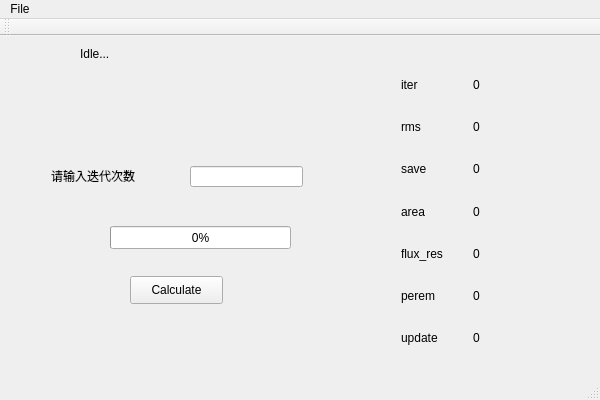
<?xml version="1.0" encoding="UTF-8"?>
<ui version="4.0">
 <class>MeshAppClass</class>
 <widget class="QMainWindow" name="MeshAppClass">
  <property name="geometry">
   <rect>
    <x>0</x>
    <y>0</y>
    <width>600</width>
    <height>400</height>
   </rect>
  </property>
  <property name="windowTitle">
   <string>MeshApp</string>
  </property>
  <widget class="QWidget" name="centralWidget">
   <widget class="QLabel" name="status">
    <property name="geometry">
     <rect>
      <x>80</x>
      <y>10</y>
      <width>421</width>
      <height>16</height>
     </rect>
    </property>
    <property name="text">
     <string>Idle...</string>
    </property>
   </widget>
   <widget class="QPushButton" name="calculateButton">
    <property name="geometry">
     <rect>
      <x>130</x>
      <y>240</y>
      <width>93</width>
      <height>28</height>
     </rect>
    </property>
    <property name="text">
     <string>Calculate</string>
    </property>
   </widget>
   <widget class="QProgressBar" name="calculate_pb">
    <property name="geometry">
     <rect>
      <x>110</x>
      <y>190</y>
      <width>181</width>
      <height>23</height>
     </rect>
    </property>
    <property name="value">
     <number>0</number>
    </property>
    <property name="textVisible">
     <bool>true</bool>
    </property>
   </widget>
   <widget class="QWidget" name="verticalLayoutWidget">
    <property name="geometry">
     <rect>
      <x>390</x>
      <y>20</y>
      <width>160</width>
      <height>311</height>
     </rect>
    </property>
    <layout class="QVBoxLayout" name="verticalLayout_5">
     <item>
      <layout class="QHBoxLayout" name="horizontalLayout_8">
       <item>
        <widget class="QLabel" name="label_14">
         <property name="text">
          <string>iter</string>
         </property>
        </widget>
       </item>
       <item>
        <widget class="QLabel" name="iter_label">
         <property name="text">
          <string>0</string>
         </property>
        </widget>
       </item>
      </layout>
     </item>
     <item>
      <layout class="QHBoxLayout" name="horizontalLayout_7">
       <item>
        <widget class="QLabel" name="label_12">
         <property name="text">
          <string>rms</string>
         </property>
        </widget>
       </item>
       <item>
        <widget class="QLabel" name="rms_label">
         <property name="text">
          <string>0</string>
         </property>
        </widget>
       </item>
      </layout>
     </item>
     <item>
      <layout class="QHBoxLayout" name="horizontalLayout_6">
       <item>
        <widget class="QLabel" name="label_7">
         <property name="text">
          <string>save</string>
         </property>
        </widget>
       </item>
       <item>
        <widget class="QLabel" name="save_label">
         <property name="text">
          <string>0</string>
         </property>
        </widget>
       </item>
      </layout>
     </item>
     <item>
      <layout class="QHBoxLayout" name="horizontalLayout_5">
       <item>
        <widget class="QLabel" name="label_8">
         <property name="text">
          <string>area</string>
         </property>
        </widget>
       </item>
       <item>
        <widget class="QLabel" name="area_label">
         <property name="text">
          <string>0</string>
         </property>
        </widget>
       </item>
      </layout>
     </item>
     <item>
      <layout class="QHBoxLayout" name="horizontalLayout_4">
       <item>
        <widget class="QLabel" name="label_9">
         <property name="text">
          <string>flux_res</string>
         </property>
        </widget>
       </item>
       <item>
        <widget class="QLabel" name="flux_res_label">
         <property name="text">
          <string>0</string>
         </property>
        </widget>
       </item>
      </layout>
     </item>
     <item>
      <layout class="QHBoxLayout" name="horizontalLayout_3">
       <item>
        <widget class="QLabel" name="label_10">
         <property name="text">
          <string>perem</string>
         </property>
        </widget>
       </item>
       <item>
        <widget class="QLabel" name="perem_label">
         <property name="text">
          <string>0</string>
         </property>
        </widget>
       </item>
      </layout>
     </item>
     <item>
      <layout class="QHBoxLayout" name="horizontalLayout_2">
       <item>
        <widget class="QLabel" name="label_2">
         <property name="text">
          <string>update</string>
         </property>
        </widget>
       </item>
       <item>
        <widget class="QLabel" name="update_label">
         <property name="text">
          <string>0</string>
         </property>
        </widget>
       </item>
      </layout>
     </item>
    </layout>
   </widget>
   <widget class="QLineEdit" name="iter_input">
    <property name="geometry">
     <rect>
      <x>190</x>
      <y>130</y>
      <width>113</width>
      <height>21</height>
     </rect>
    </property>
   </widget>
   <widget class="QLabel" name="label">
    <property name="geometry">
     <rect>
      <x>51</x>
      <y>130</y>
      <width>121</width>
      <height>20</height>
     </rect>
    </property>
    <property name="text">
     <string>请输入迭代次数</string>
    </property>
   </widget>
  </widget>
  <widget class="QMenuBar" name="menuBar">
   <property name="geometry">
    <rect>
     <x>0</x>
     <y>0</y>
     <width>600</width>
     <height>26</height>
    </rect>
   </property>
   <widget class="QMenu" name="menu">
    <property name="title">
     <string>File</string>
    </property>
    <addaction name="actionOpen"/>
    <addaction name="actionSave_as"/>
   </widget>
   <addaction name="menu"/>
  </widget>
  <widget class="QToolBar" name="mainToolBar">
   <attribute name="toolBarArea">
    <enum>TopToolBarArea</enum>
   </attribute>
   <attribute name="toolBarBreak">
    <bool>false</bool>
   </attribute>
  </widget>
  <widget class="QStatusBar" name="statusBar"/>
  <action name="actionOpen">
   <property name="text">
    <string>Open</string>
   </property>
  </action>
  <action name="actionSave_as">
   <property name="text">
    <string>Save as</string>
   </property>
  </action>
 </widget>
 <layoutdefault spacing="6" margin="11"/>
 <resources>
  <include location="MeshApp.qrc"/>
 </resources>
 <connections/>
</ui>
